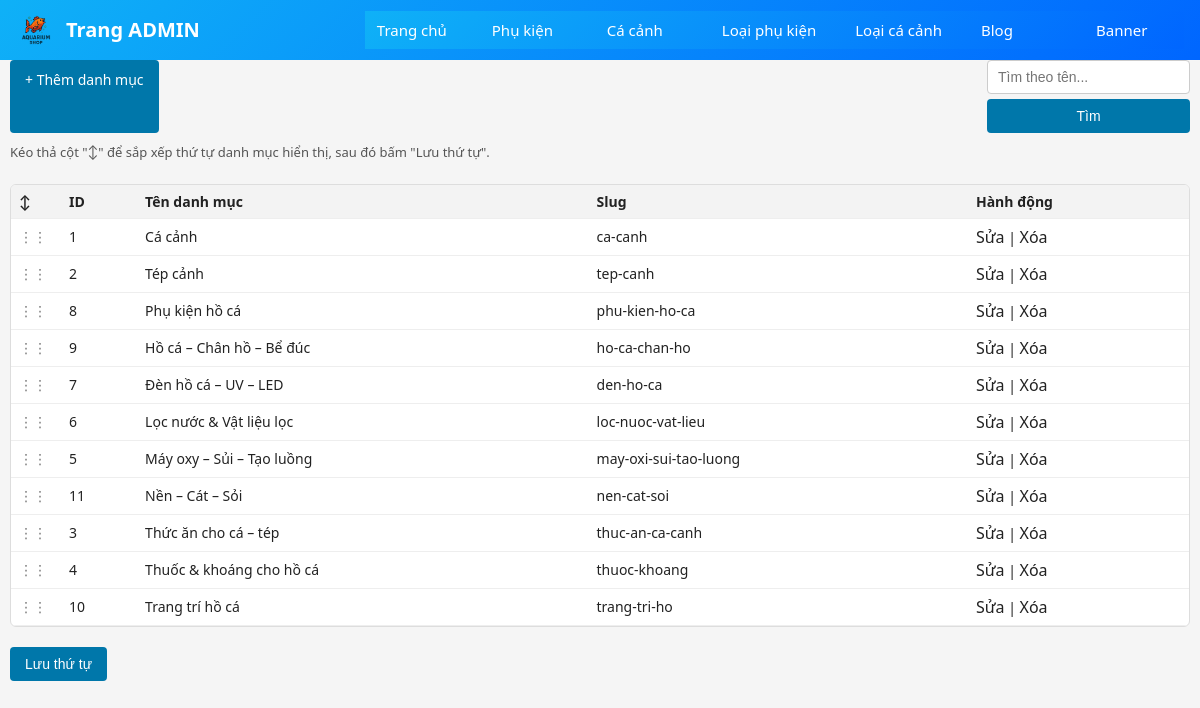
The page /admin/categories.php (signed in) on the database as committed earlier.
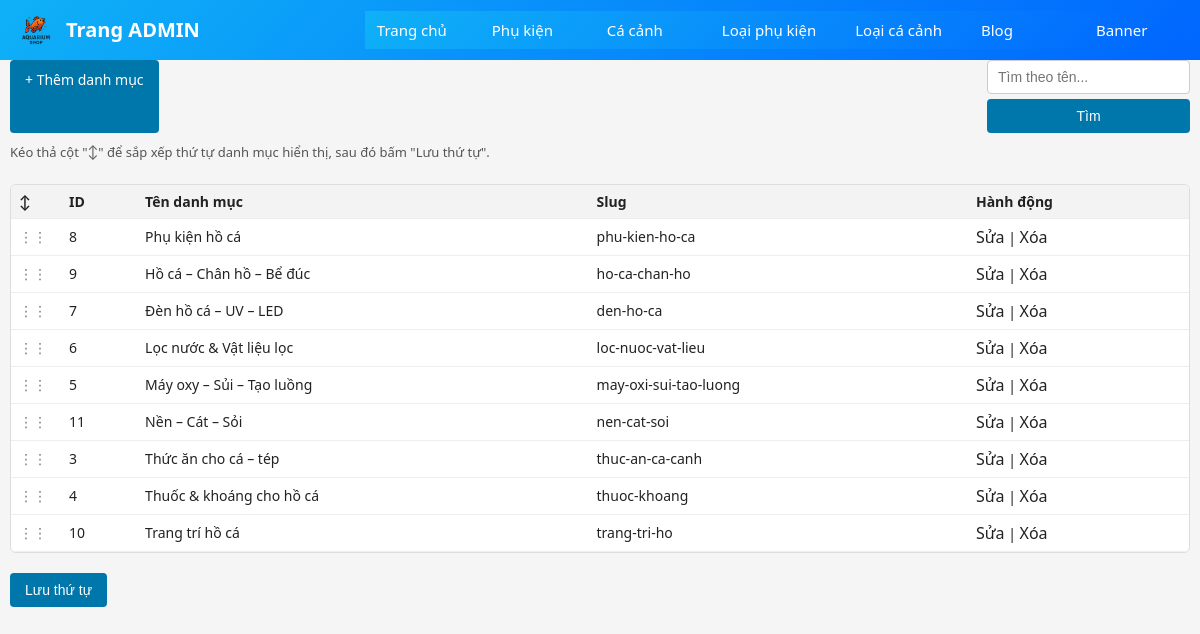
The same page on the database as committed later.
### tables this page shows
CREATE TABLE IF NOT EXISTS `categories` (
  `id` int NOT NULL AUTO_INCREMENT,
  `name` varchar(255) NOT NULL,
  `slug` varchar(191) NOT NULL,
  PRIMARY KEY (`id`),
  UNIQUE KEY `slug` (`slug`)
);

### admin/categories.php (the view, shortened to what this page needs)
<?php
include __DIR__ . '/../includes/db.php';
$configPath = __DIR__ . '/../includes/site-config.json';
$config = ['categories_order' => []];
if (file_exists($configPath)) {
    $loaded = json_decode(file_get_contents($configPath), true);
    if (is_array($loaded)) {
        $config = array_merge($config, $loaded);
    }
}
$searchKeyword = isset($_GET['search']) ? trim($_GET['search']) : '';
$sql = "SELECT * FROM categories WHERE 1";
$orderList = $config['categories_order'] ?? [];
if (!empty($orderList)) {
    $orderIds = implode(',', array_map('intval', $orderList));
    $sql .= " ORDER BY FIELD(id, $orderIds), name ASC";
} else {
    $sql .= " ORDER BY name ASC";
}
$res = mysqli_query($conn, $sql);
?>
<!DOCTYPE html>
<html lang="vi">
<head>
  <link rel="stylesheet" href="../assets/css/style.css">
</head>
<body>
<?php include __DIR__ . '/admin-header.php'; ?>
<div class="container">
  <div style="margin-bottom:10px; display:flex; justify-content:space-between; flex-wrap:wrap;">
    <a class="btn" href="./category-form.php">+ Thêm danh mục</a>
    <form method="get" style="display:flex; gap:5px;">
      <input type="text" name="search" placeholder="Tìm theo tên..." value="<?= htmlspecialchars($searchKeyword) ?>">
      <button type="submit" class="btn">Tìm</button>
    </form>
  </div>
  <p class="order-note">Kéo thả cột "↕" để sắp xếp thứ tự danh mục hiển thị, sau đó bấm "Lưu thứ tự".</p>
  <form method="post" id="orderForm">
  <div class="table-wrapper">
    <table class="table">
      <tr>
        <th style="width:50px;">↕</th>
        <th>ID</th>
        <th>Tên danh mục</th>
        <th>Slug</th>
        <th>Hành động</th>
      </tr>
      <?php if(mysqli_num_rows($res) === 0): ?>
        <tr>
          <td colspan="4">Không tìm thấy danh mục nào.</td>
        </tr>
      <?php else: ?>
        <?php while ($row = mysqli_fetch_assoc($res)) : ?>
          <tr draggable="true" data-id="<?= $row['id'] ?>">
            <td class="drag-hint">⋮⋮</td>
            <td><?= $row['id'] ?></td>
            <td><?= htmlspecialchars($row['name']) ?></td>
            <td><?= htmlspecialchars($row['slug']) ?></td>
            <td>
              <a href="./category-form.php?id=<?= $row['id'] ?>">Sửa</a> |
              <a href="./categories.php?delete=<?= $row['id'] ?>"
                 onclick="return confirm('Xóa danh mục này?');">Xóa</a>
            </td>
          </tr>
        <?php endwhile; ?>
      <?php endif; ?>
    </table>
  </div>
    <div style="margin-top:10px;">
      <button type="submit" class="btn">Lưu thứ tự</button>
    </div>
  </form>
</div>
</body>
</html>

Rows that differ between the two databases and show on the page:
removed categories: id "1", name "Cá cảnh", slug "ca-canh"
removed categories: id "2", name "Tép cảnh", slug "tep-canh"
